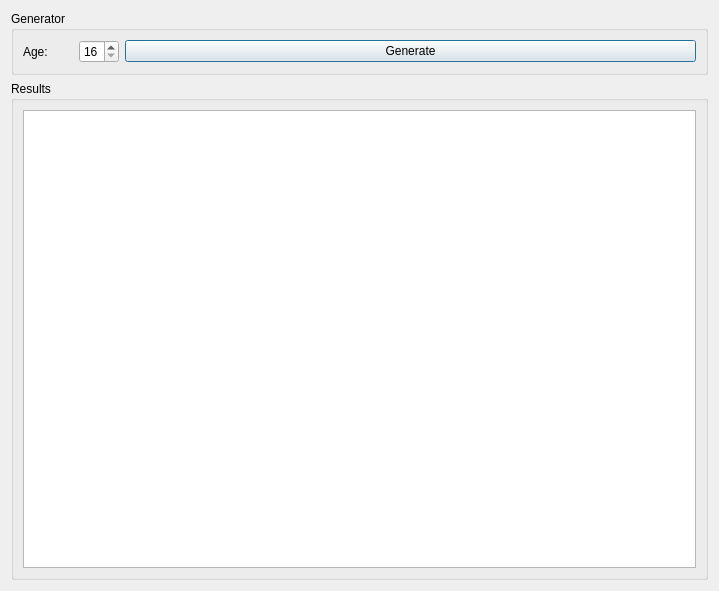
<?xml version="1.0" encoding="UTF-8"?>
<ui version="4.0">
 <class>Dialog</class>
 <widget class="QDialog" name="Dialog">
  <property name="geometry">
   <rect>
    <x>0</x>
    <y>0</y>
    <width>719</width>
    <height>591</height>
   </rect>
  </property>
  <property name="windowTitle">
   <string>Background Helper</string>
  </property>
  <layout class="QVBoxLayout" name="verticalLayout_2">
   <item>
    <widget class="QGroupBox" name="groupBox">
     <property name="maximumSize">
      <size>
       <width>16777215</width>
       <height>100</height>
      </size>
     </property>
     <property name="title">
      <string>Generator</string>
     </property>
     <layout class="QHBoxLayout" name="horizontalLayout">
      <item>
       <widget class="QLabel" name="label">
        <property name="maximumSize">
         <size>
          <width>50</width>
          <height>16777215</height>
         </size>
        </property>
        <property name="text">
         <string>Age:</string>
        </property>
       </widget>
      </item>
      <item>
       <widget class="QSpinBox" name="spinBoxAge">
        <property name="maximumSize">
         <size>
          <width>40</width>
          <height>16777215</height>
         </size>
        </property>
        <property name="minimum">
         <number>16</number>
        </property>
       </widget>
      </item>
      <item>
       <widget class="QPushButton" name="pushButtonGenerate">
        <property name="text">
         <string>Generate</string>
        </property>
       </widget>
      </item>
     </layout>
    </widget>
   </item>
   <item>
    <widget class="QGroupBox" name="groupBox_2">
     <property name="title">
      <string>Results</string>
     </property>
     <layout class="QVBoxLayout" name="verticalLayout">
      <item>
       <widget class="QPlainTextEdit" name="plainTextEditResults">
        <property name="font">
         <font>
          <family>Sans Serif</family>
          <pointsize>13</pointsize>
         </font>
        </property>
       </widget>
      </item>
     </layout>
    </widget>
   </item>
  </layout>
 </widget>
 <resources/>
 <connections/>
</ui>
